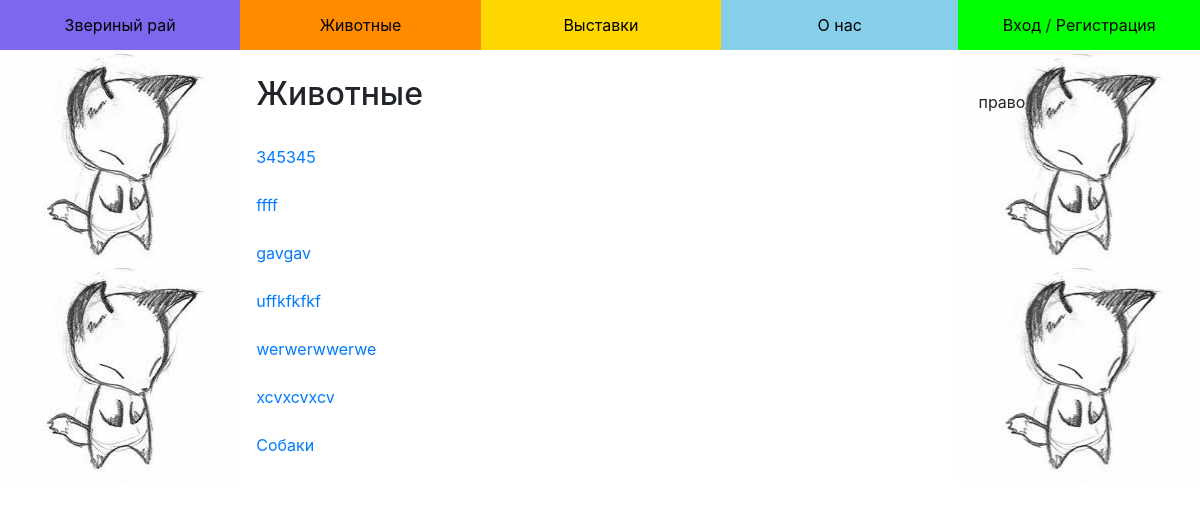
/animals, run on an earlier commit of the app's database.
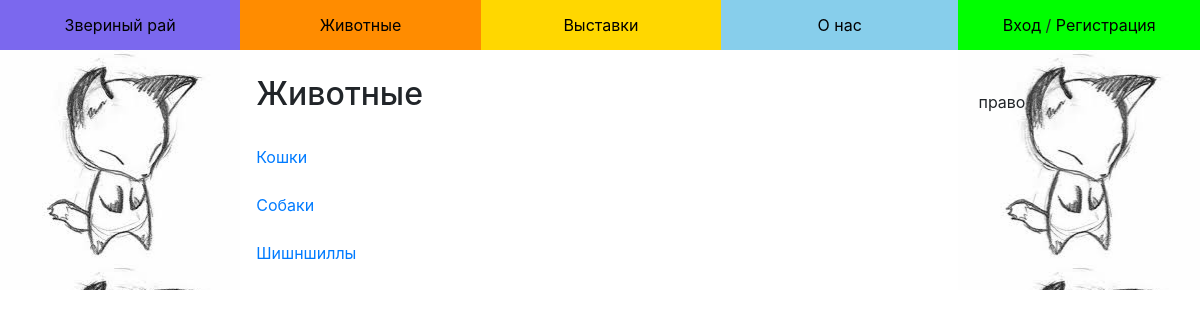
And on a later commit of the database.
### data/animals.py (models this page shows)
class Animal(SqlAlchemyBase, CRUDMixin):
    __tablename__ = 'animals'
    name = sqlalchemy.Column(sqlalchemy.String)
    breeds = orm.relation("Breed", backref="animals")

### routes/public.py (the view)
@public.route('/animals')
def animals():
    all_animals = Animal.query().order_by(Animal.name).all()
    return render_template('animals.html', title='Животные', animals=all_animals)

### data/mixins.py (called while the page is built)
    @classmethod
    def query(cls):
        return cls._db_session().query(cls)

    @classmethod
    def _db_session(cls):
        if not hasattr(cls, 'db_session'):
            cls.db_session = db_session()
        return cls.db_session

### templates/animals.html
{% extends "base.html" %}
{% block content %}
    <h2>{{title}}</h2><br>
    {% for animal in animals %}
        <div>
            <a href="{{ url_for('public.breeds', id=animal.id) }}">{{animal.name}}</a> &nbsp;
        </div>
        <br>
    {% endfor %}
{% endblock %}

What changed in the data, as far as the page shows it:
removed Animal: name "ffff"
removed Animal: name "uffkfkfkf"
removed Animal: name "werwerwwerwe"
removed Animal: name "xcvxcvxcv"
changed Animal: name "345345" → "Кошки"
shown differently, row unchanged: Animal "Собаки": moves up the list
changed Animal: name "gavgav" → "Шишншиллы"
